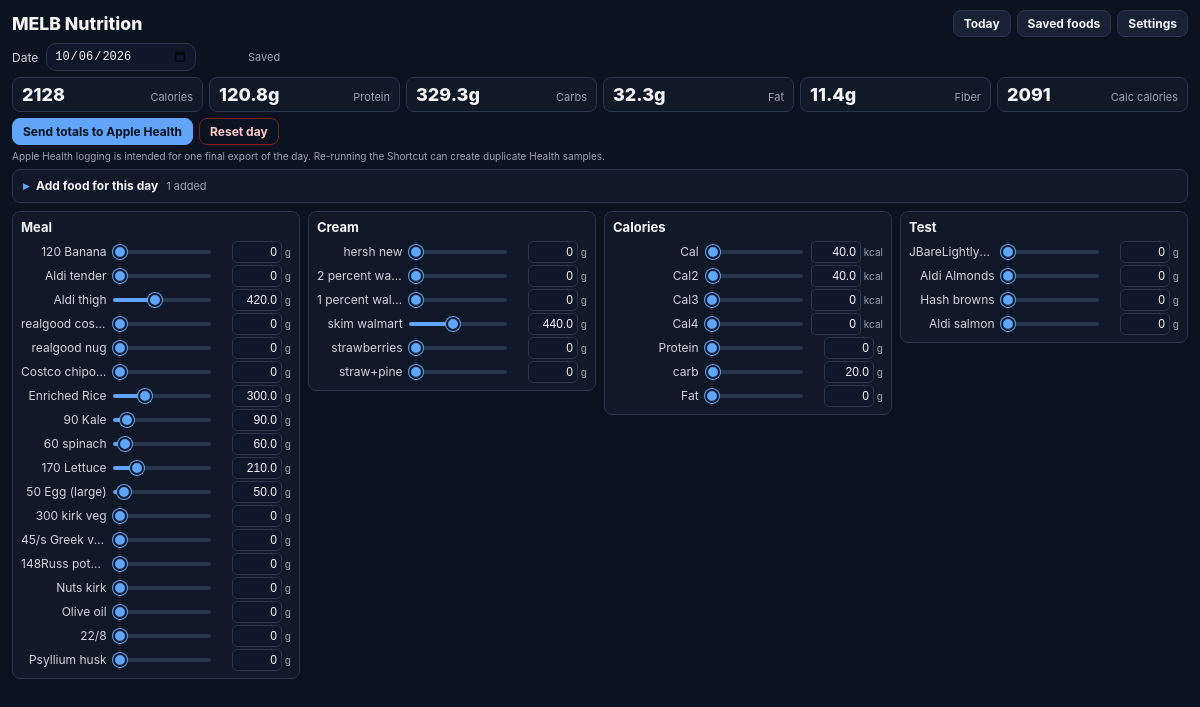
The page / on the database its author committed.
### tables this page shows
CREATE TABLE daily_entries (
                day TEXT NOT NULL,
                food_name TEXT NOT NULL,
                amount REAL NOT NULL DEFAULT 0,
                updated_at TEXT NOT NULL,
                PRIMARY KEY (day, food_name)
            );

### app.py (the view)
@app.get("/")
def dashboard():
    init_db()
    foods = load_foods()
    cfg = load_config()
    day = safe_day(request.args.get("day"))
    amounts = load_amounts(day)
    grouped = {cat: [] for cat in CATEGORIES}
    for name, meta in foods.items():
        cat = meta.get("category", "Test")
        grouped.setdefault(cat, []).append(
            {
                "name": name,
                "amount": amounts.get(name, 0.0),
                **meta,
            }
        )
    day_foods = load_day_foods(day)
    totals = combined_totals(foods, amounts, day_foods)
    snapshot = latest_health_snapshot(day)
    balance = None
    if snapshot:
        active = snapshot.get("active_calories")
        resting = snapshot.get("resting_calories")
        if active is not None and resting is not None:
            balance = round(totals["calories"] - float(active) - float(resting), 2)
    return render_template(
        "dashboard.html",
        day=day,
        grouped=grouped,
        day_foods=day_foods,
        day_food_totals=day_food_totals_for(day_foods),
        totals=totals,
        shortcut_name=cfg["shortcut_name"],
        health_snapshot=snapshot,
        energy_balance=balance,
    )

### app.py (called while the page is built, shortened)
def load_foods() -> dict:
    with FOODS_PATH.open("r", encoding="utf-8") as f:
        return json.load(f)

def load_config() -> dict:
    return json.loads(CONFIG_PATH.read_text(encoding="utf-8"))

@contextmanager
def db() -> Iterator[sqlite3.Connection]:
    conn = sqlite3.connect(DB_PATH)
    conn.row_factory = sqlite3.Row
    try:
        with conn:
            yield conn
    finally:
        conn.close()

def safe_day(raw: str | None) -> str:
    if not raw:
        return date.today().isoformat()
    try:
        return date.fromisoformat(raw).isoformat()
    except ValueError:
        return date.today().isoformat()

def load_amounts(day: str) -> dict[str, float]:
    with db() as conn:
        rows = conn.execute(
            "SELECT food_name, amount FROM daily_entries WHERE day = ?", (day,)
        ).fetchall()
    return {r["food_name"]: float(r["amount"]) for r in rows}

def load_day_foods(day: str) -> list[dict]:
    with db() as conn:
        rows = conn.execute(
            "SELECT * FROM day_foods WHERE day = ? ORDER BY id", (day,)
        ).fetchall()
    return [dict(row) for row in rows]

def day_food_totals_for(entries: list[dict]) -> dict[str, float]:
    foods = {}
    amounts = {}
    for entry in entries:
        key = str(entry["id"])
        foods[key] = {
            "cal_per_g": entry["calories"],
            "protein_per_g": entry["protein"],
            "carbs_per_g": entry["carbs"],
            "fat_per_g": entry["fat"],
            "fiber_per_g": entry["fiber"],
        }
        amounts[key] = entry["servings"]
    return totals_for(foods, amounts)

def combined_totals(foods: dict, amounts: dict, day_foods: list[dict]) -> dict:
    regular = totals_for(foods, amounts)
    extra = day_food_totals_for(day_foods)
    return {key: round(value + extra[key], 2) for key, value in regular.items()}

def latest_health_snapshot(day: str):
    with db() as conn:
        row = conn.execute(
            """
            SELECT day, active_calories, resting_calories, steps, weight, captured_at
            FROM health_snapshots
            WHERE day = ?
            ORDER BY id DESC
            LIMIT 1
            """,
            (day,),
        ).fetchone()
    return dict(row) if row else None

### templates/dashboard.html (shortened to what this page needs)
{% extends "base.html" %}
{% block body_class %}dashboard-page{% endblock %}
{% block content %}
<div class="datebar">
  <label style="flex:1;max-width:220px">
    <span>Date</span>
    <input id="dayPicker" type="date" value="{{ day }}">
  </label>
  <span id="saveStatus" class="status" role="status">Saved</span>
</div>
<div class="mobile-summary" id="mobileSummary">
<div class="metrics">
  <div class="metric"><div class="v" id="mCalories">{{ "%.0f"|format(totals.calories) }}</div><div class="k">Calories</div></div>
  <div class="metric"><div class="v" id="mProtein">{{ "%.1f"|format(totals.protein) }}g</div><div class="k">Protein</div></div>
  <div class="metric"><div class="v" id="mCarbs">{{ "%.1f"|format(totals.carbs) }}g</div><div class="k">Carbs</div></div>
  <div class="metric"><div class="v" id="mFat">{{ "%.1f"|format(totals.fat) }}g</div><div class="k">Fat</div></div>
  <div class="metric"><div class="v" id="mFiber">{{ "%.1f"|format(totals.fiber) }}g</div><div class="k">Fiber</div></div>
  <div class="metric"><div class="v" id="mCalc">{{ "%.0f"|format(totals.calc_calories) }}</div><div class="k">Calc calories</div></div>
</div>
</div>
<div class="dashboard-actions">
  <button class="btn primary" id="healthButton" type="button">Send totals to Apple Health</button>
  <form method="post" action="/reset" onsubmit="return confirm('Clear every entry for this date?')">
    <button class="btn danger" type="submit">Reset day</button>
  </form>
</div>
<div class="small health-export-note">
  Apple Health logging is intended for one final export of the day. Re-running the Shortcut can create duplicate Health samples.
</div>
<details class="panel day-food-panel" id="dayFoodPanel" open aria-labelledby="dayFoodHeading">
  <summary id="dayFoodHeading" class="panel-title">Add food for this day<span id="dayFoodCount" class="desktop-only small">{{ day_foods|length }} added</span></summary>
</details>
<div class="sections" id="foodSections">
{% for category, items in grouped.items() %}
  {% set section_index = loop.index %}
  <section class="section{% if not loop.first %} mobile-category-inactive{% endif %}" id="food-group-{{ section_index }}" data-category="{{ category|e }}">
    <h2>{{ category }}</h2>
    {% for food in items %}
      {% set unit = "kcal" if food.name.startswith("Cal") else "g" %}
      {% set control_id = "amount-" ~ section_index ~ "-" ~ loop.index %}
      {% set default_max = 2000 if unit == "kcal" else 1000 %}
      <div class="foodrow amount-control" data-max="{{ default_max }}" data-step="10" data-unit="{{ unit }}">
        <div class="amount-heading">
          <label class="fname" for="{{ control_id }}-slider" title="{{ food.name|e }}">{{ food.name }}</label>
          <div class="amount-exact">
            <input
              id="{{ control_id }}"
              class="food-input amount-value"
              type="text"
              inputmode="decimal"
              value="{{ food.amount if food.amount else 0 }}"
              aria-label="{{ food.name|e }} exact amount in {{ unit }}"
              data-amount="{{ food.amount if food.amount else 0 }}"
              data-name="{{ food.name|e }}"
              data-cal="{{ food.cal_per_g }}"
              data-protein="{{ food.protein_per_g }}"
              data-carbs="{{ food.carbs_per_g }}"
              data-fat="{{ food.fat_per_g }}"
              data-fiber="{{ food.fiber_per_g }}"
            >
            <span class="amount-unit">{{ unit }}</span>
          </div>
        </div>
        <input
          id="{{ control_id }}-slider"
          class="amount-range"
          type="range"
          min="0"
          max="{{ [default_max, food.amount or 0]|max }}"
          step="any"
          value="{{ food.amount if food.amount else 0 }}"
          aria-label="{{ food.name|e }} amount in {{ unit }}"
        >
      </div>
    {% endfor %}
  </section>
{% endfor %}
</div>
{% endblock %}

### templates/base.html (shortened to what this page needs)
<!doctype html>
<html lang="en">
<head>
</head>
<body class="{% block body_class %}{% endblock %}">
  <div class="wrap">
    <div class="topbar">
      <div class="brand">MELB Nutrition</div>
      <div class="nav">
        <a class="btn" href="/">Today</a>
        <a class="btn" href="/foods">Saved foods</a>
        <a class="btn" href="/settings">Settings</a>
      </div>
    </div>
    {% block content %}{% endblock %}
  </div>
</body>
</html>

### rows shown on the page
daily_entries: name "Aldi thigh", amount "420.0", unit "g", amount "420"
daily_entries: name "Enriched Rice", amount "300.0", unit "g", amount "300"
daily_entries: name "90 Kale", amount "90.0", unit "g", amount "90"
daily_entries: name "60 spinach", amount "60.0", unit "g", amount "60"
daily_entries: name "170 Lettuce", amount "210.0", unit "g", amount "210"
daily_entries: name "50 Egg (large)", amount "50.0", unit "g", amount "50"
daily_entries: name "skim walmart", amount "440.0", unit "g", amount "440"
daily_entries: name "Cal", amount "40.0", unit "kcal", amount "40"
daily_entries: name "Cal2", amount "40.0", unit "kcal", amount "40"
daily_entries: name "carb", amount "20.0", unit "g", amount "20"

### other values the page prints
{{ "%.0f"|format(totals.calories) }} "2128"
{{ "%.0f"|format(totals.calc_calories) }} "2091"
{{ category }} "Meal" "Cream" "Calories" "Test"
{{ food.name }} "120 Banana" "Aldi tender" "realgood cos…" "realgood nug" "Costco chipo…" "300 kirk veg" "45/s Greek veg" "148Russ…" "Nuts kirk" "Olive oil" "22/8" "Psyllium husk" "hersh new" "2 percent wa…" "1 percent wal…" "strawberries" "straw+pine" "Cal3" "Cal4" "Protein" "Fat" "JBareLightly…" "Aldi Almonds" "Hash browns" "Aldi salmon"
{{ unit }} "g" "g" "g" "g" "g" "g" "g" "g" "g" "g" "g" "g" "g" "g" "g" "g" "g" "kcal" "kcal" "g" "g" "g" "g" "g" "g"
